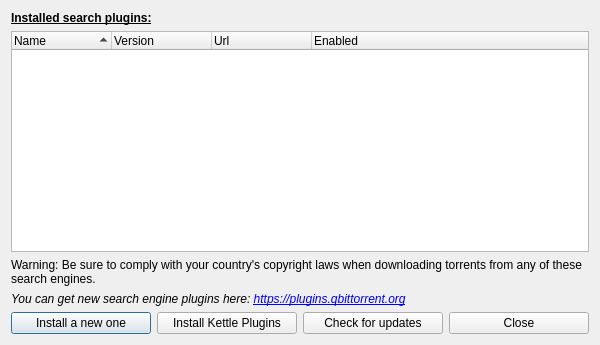
<?xml version="1.0" encoding="UTF-8"?>
<ui version="4.0">
 <class>SearchPluginSelectDialog</class>
 <widget class="QDialog" name="SearchPluginSelectDialog">
  <property name="geometry">
   <rect>
    <x>0</x>
    <y>0</y>
    <width>600</width>
    <height>345</height>
   </rect>
  </property>
  <property name="acceptDrops">
   <bool>true</bool>
  </property>
  <property name="windowTitle">
   <string>Search plugins</string>
  </property>
  <layout class="QVBoxLayout" name="pluginSelectLayout">
   <item>
    <widget class="QLabel" name="lbl_plugins">
     <property name="font">
      <font>
       <bold>true</bold>
       <underline>true</underline>
      </font>
     </property>
     <property name="text">
      <string>Installed search plugins:</string>
     </property>
    </widget>
   </item>
   <item>
    <widget class="QTreeWidget" name="pluginsTree">
     <property name="contextMenuPolicy">
      <enum>Qt::ContextMenuPolicy::CustomContextMenu</enum>
     </property>
     <property name="selectionMode">
      <enum>QAbstractItemView::SelectionMode::ExtendedSelection</enum>
     </property>
     <property name="uniformRowHeights">
      <bool>true</bool>
     </property>
     <property name="itemsExpandable">
      <bool>false</bool>
     </property>
     <property name="sortingEnabled">
      <bool>true</bool>
     </property>
     <column>
      <property name="text">
       <string>Name</string>
      </property>
     </column>
     <column>
      <property name="text">
       <string>Version</string>
      </property>
     </column>
     <column>
      <property name="text">
       <string>Url</string>
      </property>
     </column>
     <column>
      <property name="text">
       <string>Enabled</string>
      </property>
     </column>
     <column>
      <property name="text">
       <string/>
      </property>
     </column>
    </widget>
   </item>
   <item>
    <widget class="QLabel" name="label">
     <property name="text">
      <string>Warning: Be sure to comply with your country's copyright laws when downloading torrents from any of these search engines.</string>
     </property>
     <property name="wordWrap">
      <bool>true</bool>
     </property>
    </widget>
   </item>
   <item>
    <widget class="QLabel" name="getNewPlugin_lbl">
     <property name="font">
      <font>
       <italic>true</italic>
      </font>
     </property>
     <property name="text">
      <string>You can get new search engine plugins here: &lt;a href=&quot;https://plugins.qbittorrent.org&quot;&gt;https://plugins.qbittorrent.org&lt;/a&gt;</string>
     </property>
     <property name="openExternalLinks">
      <bool>true</bool>
     </property>
    </widget>
   </item>
   <item>
    <layout class="QHBoxLayout" name="layout1">
     <item>
      <widget class="QPushButton" name="installButton">
       <property name="text">
        <string>Install a new one</string>
       </property>
      </widget>
     </item>
     <item>
      <widget class="QPushButton" name="kettlePluginsButton">
       <property name="text">
        <string>Install Kettle Plugins</string>
       </property>
      </widget>
     </item>
     <item>
      <widget class="QPushButton" name="updateButton">
       <property name="text">
        <string>Check for updates</string>
       </property>
      </widget>
     </item>
     <item>
      <widget class="QPushButton" name="closeButton">
       <property name="text">
        <string>Close</string>
       </property>
      </widget>
     </item>
    </layout>
   </item>
  </layout>
  <action name="actionEnable">
   <property name="checkable">
    <bool>true</bool>
   </property>
   <property name="text">
    <string>Enabled</string>
   </property>
  </action>
  <action name="actionUninstall">
   <property name="text">
    <string>Uninstall</string>
   </property>
  </action>
 </widget>
 <resources/>
 <connections/>
</ui>
